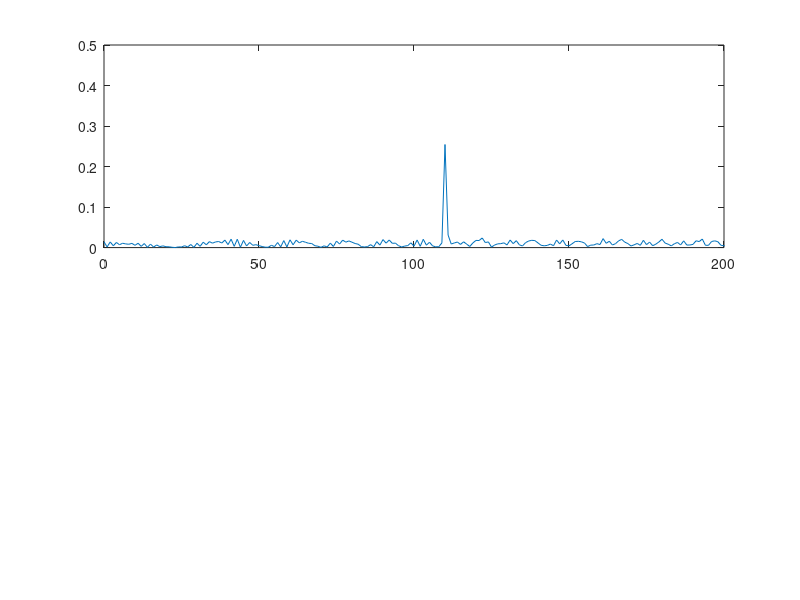
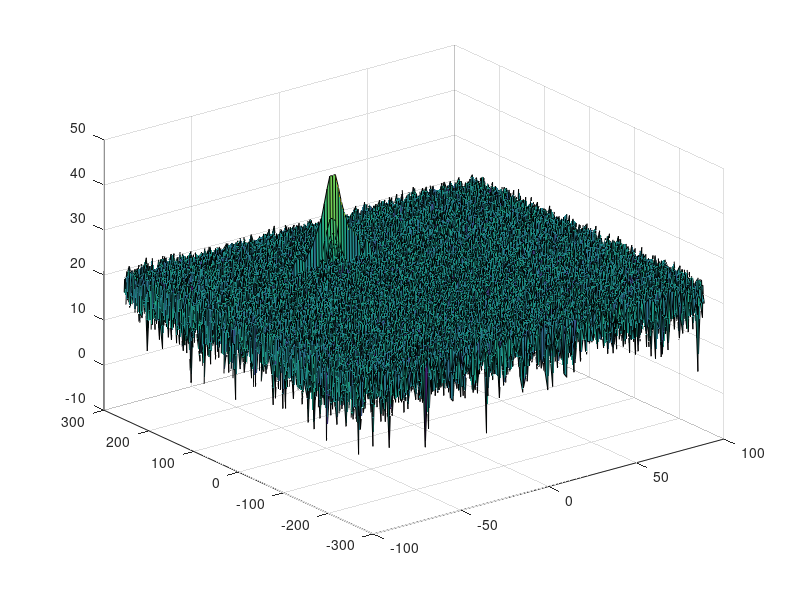
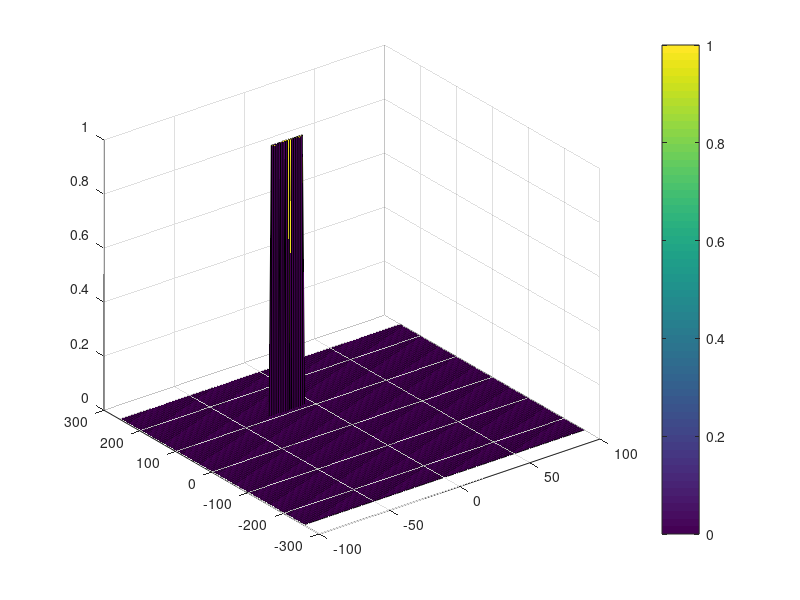

These charts were generated, in order, by the following MATLAB code:
clc;

%% Radar Specifications 
%%%%%%%%%%%%%%%%%%%%%%%%%%%
% Frequency of operation = 77GHz
% Max Range = 200m
% Range Resolution = 1 m
% Max Velocity = 100 m/s
%%%%%%%%%%%%%%%%%%%%%%%%%%%

%speed of light = 3e8

range_max = 200;
range_res = 1;
vel_max = 70;
vel_res = 3;
c = 3e8;

%% User Defined Range and Velocity of target
% *%TODO* :
% define the target's initial position and velocity. Note : Velocity
% remains contant
R_init = 110;
vel = -20;


%% FMCW Waveform Generation

% *%TODO* :
%Design the FMCW waveform by giving the specs of each of its parameters.
% Calculate the Bandwidth (B), Chirp Time (Tchirp) and Slope (slope) of the FMCW
% chirp using the requirements above.
Ts = (5.5 * 2 * range_max) / c ;

Bandwidth = c / (2 * range_res);

a = Bandwidth / Ts;


%Operating carrier frequency of Radar 
fc= 77e9;             %carrier freq

                                                          
%The number of chirps in one sequence. Its ideal to have 2^ value for the ease of running the FFT
%for Doppler Estimation. 
Nd=128;                   % #of doppler cells OR #of sent periods % number of chirps

%The number of samples on each chirp. 
Nr=1024;                  %for length of time OR # of range cells

% Timestamp for running the displacement scenario for every sample on each
% chirp
t=linspace(0,Nd*Ts,Nr*Nd); %total time for samples

%distance over time
R = R_init + vel * t;
delay = (2 * R) / c;
Tx = cos(2 * pi * (fc *  t           + ((a *  rem(t,Nr)         .^2) / 2)));
Rx = cos(2 * pi * (fc * (t - delay)  + ((a * (rem(t,Nr) - delay).^2) / 2)));
Mix = Tx .* Rx;


%% RANGE MEASUREMENT


 % *%TODO* :
%reshape the vector into Nr*Nd array. Nr and Nd here would also define the size of
%Range and Doppler FFT respectively.
Mix = reshape(Mix,[Nr,Nd]);

 % *%TODO* :
%run the FFT on the beat signal along the range bins dimension (Nr) and
%normalize.
Mix_fft = fft(Mix,Nr);
Mix_fft = Mix_fft / Nr;

 % *%TODO* :
% Take the absolute value of FFT output
Mix_fft_2s = abs(Mix_fft);

 % *%TODO* :
% Output of FFT is double sided signal, but we are interested in only one side of the spectrum.
% Hence we throw out half of the samples.
Mix_fft_1s = Mix_fft_2s(1:Nr/2 + 1,:);
%Mix_fft_1s(2:end-1,:) = 2 * Mix_fft_1s(2:end-1,:);
f = (1/t(2))*(0:(Nr/2))/Nr;
range = (c * Ts * f) / (2 * Bandwidth);


%plotting the range
figure ('Name','Range from First FFT')
subplot(2,1,1)

 % *%TODO* :
 % plot FFT output
plot(range,Mix_fft_1s(:,1));

 
axis ([0 range_max 0 0.5]);



%% RANGE DOPPLER RESPONSE
% The 2D FFT implementation is already provided here. This will run a 2DFFT
% on the mixed signal (beat signal) output and generate a range doppler
% map.You will implement CFAR on the generated RDM


% Range Doppler Map Generation.

% The output of the 2D FFT is an image that has reponse in the range and
% doppler FFT bins. So, it is important to convert the axis from bin sizes
% to range and doppler based on their Max values.

Mix=reshape(Mix,[Nr,Nd]);

% 2D FFT using the FFT size for both dimensions.
sig_fft2 = fft2(Mix,Nr,Nd);

% Taking just one side of signal from Range dimension.
sig_fft2 = sig_fft2(1:Nr/2,1:Nd);
sig_fft2 = fftshift (sig_fft2);
RDM = abs(sig_fft2);
RDM = 10*log10(RDM) ;

%use the surf function to plot the output of 2DFFT and to show axis in both
%dimensions
doppler_axis = linspace(-100,100,Nd);
range_axis = linspace(-200,200,Nr/2)*((Nr/2)/400);
figure,surf(doppler_axis,range_axis,RDM);

%% CFAR implementation

%Slide Window through the complete Range Doppler Map
%Select the number of Training Cells in both the dimensions.
Tr=20;
Td=18;


%Select the number of Guard Cells in both dimensions around the Cell under 
%test (CUT) for accurate estimation
Gr=3;
Gd=2;


% offset the threshold by SNR value in dB
offset=8;


%Create a vector to store noise_level for each iteration on training cells
noise_level = zeros(size(RDM));
Cut = zeros(size(RDM));



%design a loop such that it slides the CUT across range doppler map by
%giving margins at the edges for Training and Guard Cells.
%For every iteration sum the signal level within all the training
%cells. To sum convert the value from logarithmic to linear using db2pow
%function. Average the summed values for all of the training
%cells used. After averaging convert it back to logarithimic using pow2db.
%Further add the offset to it to determine the threshold. Next, compare the
%signal under CUT with this threshold. If the CUT level > threshold assign
%it a value of 1, else equate it to 0.
for i=Tr+Gr+1:Nr/2-(Gr+Tr)
    for j = Td+Gd+1:Nd-(Gd+Td)
        noise_level = sum(sum(db2pow(RDM([i-Tr-Gr:i-Gr-1 i+Gr:i+Gr+Tr-1],[j-Td-Gd:j-Gd-1 j+Gd:j+Gd+Td-1]))));
        thr = pow2db(noise_level/((2*(Td+Gd+1))^2 - (Gd*Gr) - 1));
        thr = thr + offset;
        
        Cut(i,j) = RDM(i,j);
        
        if Cut(i,j)<thr
            Cut(i,j)=0;
        else
            Cut(i,j)=1;
        end        
    end    
end


%display the CFAR output using the Surf function like we did for Range
%Doppler Response output.
figure,surf(doppler_axis,range_axis,Cut);
colorbar;


 
 